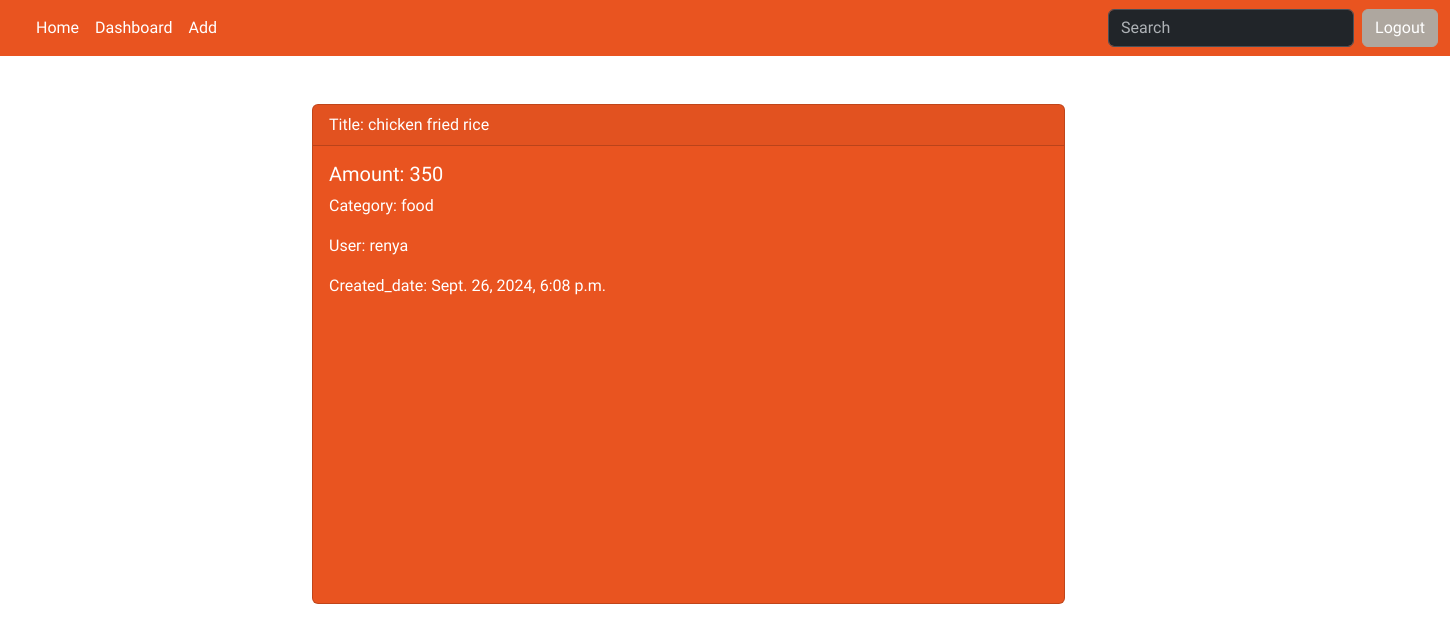
The page /expense/1/detail (signed in) on the database its author committed.
### budget/models.py (models this page shows, shortened)
class Expense(models.Model):
    title=models.CharField(max_length=200)
    amount=models.PositiveBigIntegerField()
    created_date=models.DateTimeField(auto_now_add=True)
    category_choices=(
        ("food","food"),
        ("travel","travel"),
        ("health","health"),
        ("others","others")
    )
    category=models.CharField(max_length=200,choices=category_choices,default="others")
    user=models.ForeignKey(User,on_delete=models.CASCADE)

### budget/views.py (the view)
# urls.py: path('expense/<int:pk>/detail',views.ExpenseDetailView.as_view(),name="expense-detail"),
@method_decorator(decs,name="dispatch")
class ExpenseDetailView(View):
    def get(self,request,*args,**kwargs):
        id=kwargs.get("pk")
        data=Expense.objects.get(id=id)
        return render(request,"expense_detail.html",{"obj":data})

### budget/templates/expense_detail.html
{%extends 'base.html'%}
{%block main_block%}
<div class="container mt-5" style="margin-left: 300px;">
    <div class="row">
        <div class="col-10">
            <div class="card text-white bg-primary mb-3" style="max-width: 70%;height: 500px;">
                <div class="card-header">Title: {{obj.title}}</div>
                <div class="card-body">
                  <h5 class="card-title">Amount: {{obj.amount}}</h5>
                  <p class="card-text">Category: {{obj.category}}</p>
                  <p class="card-text">User: {{obj.user}}</p>
                  <p class="card-text">Created_date: {{obj.created_date}}</p>
                </div>
              </div>
        </div>
    </div>
</div>
{%endblock%}

### rows shown on the page
Expense: title "chicken fried rice", amount "350", category "food", user "renya", created_date "Sept. 26, 2024, 6:08 p.m."
